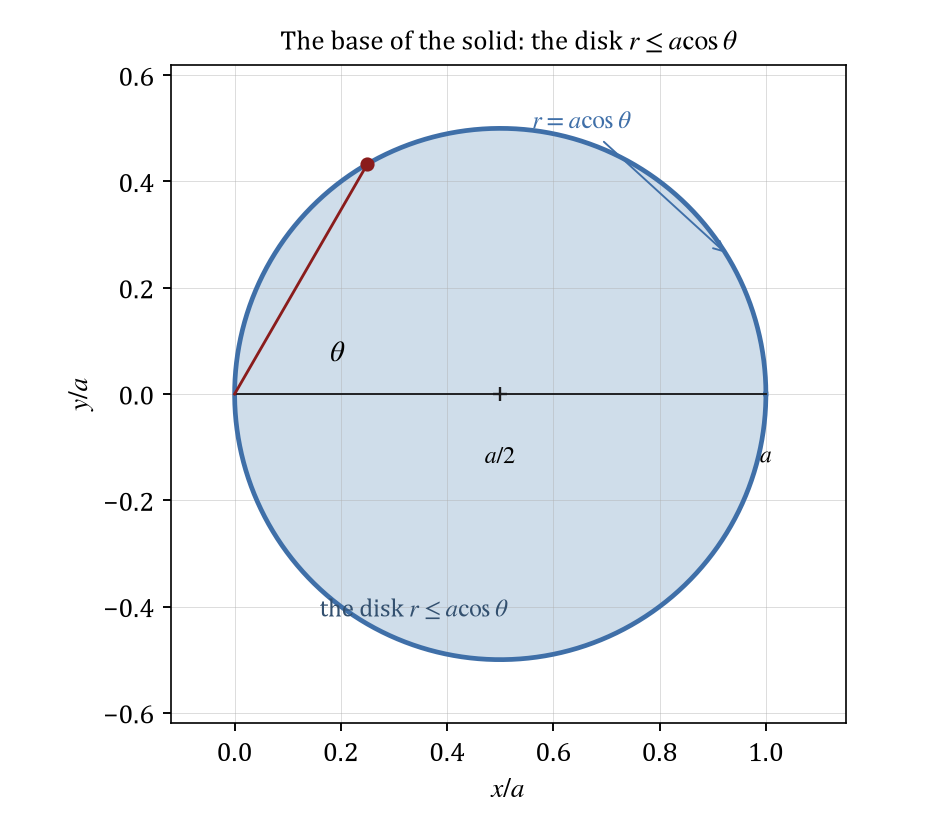

This chart was generated by the following Python code:
"""Draw the base region of the solid cut from the sphere by the cylinder.

The inequality r <= a cos(theta) describes a disk of radius a/2 centred at
(a/2, 0). The figure shows that disk, the polar curve r = a cos(theta), and the
point where the angle theta is measured.
"""

import base64
from pathlib import Path

import matplotlib

matplotlib.use("Agg")

import matplotlib.pyplot as plt
import numpy as np

FIGURE_NAME = "part1_figure2"


def main():
    """Render the base region and write the two output files."""
    plt.rcParams.update(
        {
            "font.family": "serif",
            "font.serif": ["Cambria", "STIX Two Text", "DejaVu Serif"],
            "mathtext.fontset": "stix",
            "axes.linewidth": 0.7,
            "font.size": 11.5,
        }
    )

    full_angle = np.linspace(0.0, np.pi, 400)
    curve_x = np.cos(full_angle) ** 2
    curve_y = np.cos(full_angle) * np.sin(full_angle)

    figure, axes = plt.subplots(figsize=(5.6, 4.9))
    axes.fill(np.append(curve_x, 0.0), np.append(curve_y, 0.0), color="#cfddea", zorder=0)
    axes.plot(curve_x, curve_y, color="#3f6fa8", linewidth=2.0)

    axes.plot([0.0, 1.0], [0.0, 0.0], color="#1c1c1e", linewidth=0.8)
    point_angle = np.pi / 3.0
    point_x = np.cos(point_angle) ** 2
    point_y = np.cos(point_angle) * np.sin(point_angle)
    axes.plot([0.0, point_x], [0.0, point_y], color="#8a1c1c", linewidth=1.2)
    axes.plot([point_x], [point_y], marker="o", color="#8a1c1c", markersize=5)
    axes.annotate(r"$\theta$", xy=(0.18, 0.06), fontsize=12)
    axes.annotate(r"$r = a\cos\theta$", xy=(0.93, 0.26), xytext=(0.56, 0.50),
                  fontsize=10.5, color="#3f6fa8",
                  arrowprops={"arrowstyle": "->", "linewidth": 0.8, "color": "#3f6fa8"})
    axes.text(0.16, -0.42, r"the disk $r \leq a\cos\theta$", fontsize=10.5, color="#33506f")
    axes.annotate(r"$a/2$", xy=(0.5, 0.0), xytext=(0.5, -0.13), fontsize=10,
                  ha="center")
    axes.plot([0.5], [0.0], marker="+", color="#1c1c1e", markersize=6)
    axes.annotate(r"$a$", xy=(1.0, 0.0), xytext=(1.0, -0.13), fontsize=10, ha="center")

    axes.set_aspect("equal")
    axes.set_xlim(-0.12, 1.15)
    axes.set_ylim(-0.62, 0.62)
    axes.set_xlabel(r"$x/a$")
    axes.set_ylabel(r"$y/a$")
    axes.set_title("The base of the solid: the disk $r \\leq a\\cos\\theta$", fontsize=11.5)
    axes.grid(True, linewidth=0.4, alpha=0.45)

    figure.tight_layout()
    output = Path(__file__).with_name(FIGURE_NAME + ".png")
    figure.savefig(output, dpi=170)
    plt.close(figure)

    encoded = base64.b64encode(output.read_bytes()).decode("ascii")
    Path(__file__).with_name(FIGURE_NAME + ".b64.txt").write_text(encoded, encoding="ascii")
    print(f"saved {output.name} and {FIGURE_NAME}.b64.txt ({len(encoded)} base64 characters)")


if __name__ == "__main__":
    main()
